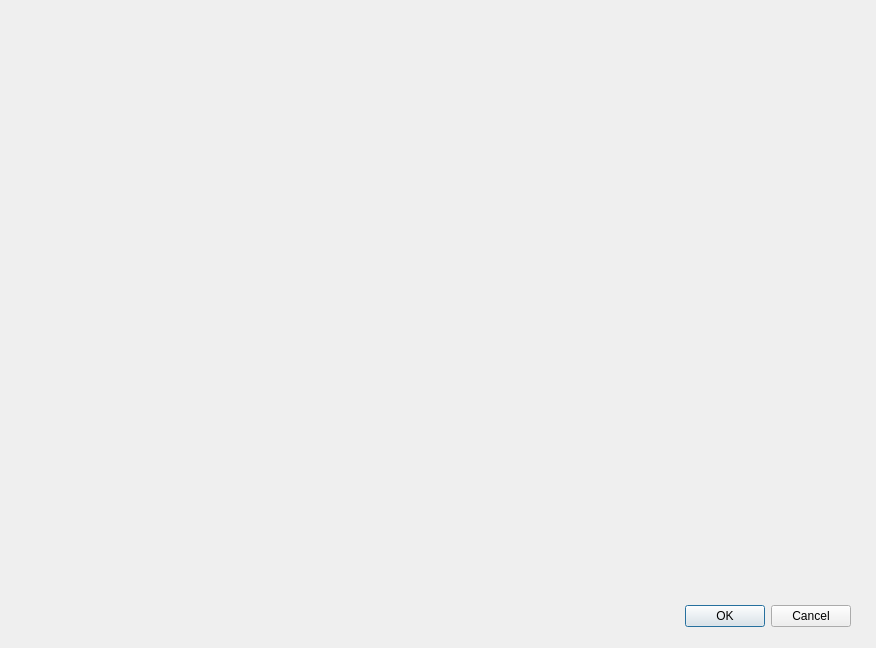
<?xml version="1.0" encoding="UTF-8"?>
<ui version="4.0">
 <class>VoltageTimingDiagram</class>
 <widget class="QDialog" name="VoltageTimingDiagram">
  <property name="geometry">
   <rect>
    <x>0</x>
    <y>0</y>
    <width>876</width>
    <height>648</height>
   </rect>
  </property>
  <property name="windowTitle">
   <string>Dialog</string>
  </property>
  <widget class="QDialogButtonBox" name="buttonBox">
   <property name="geometry">
    <rect>
     <x>550</x>
     <y>600</y>
     <width>301</width>
     <height>32</height>
    </rect>
   </property>
   <property name="orientation">
    <enum>Qt::Horizontal</enum>
   </property>
   <property name="standardButtons">
    <set>QDialogButtonBox::Cancel|QDialogButtonBox::Ok</set>
   </property>
  </widget>
 </widget>
 <resources/>
 <connections>
  <connection>
   <sender>buttonBox</sender>
   <signal>accepted()</signal>
   <receiver>VoltageTimingDiagram</receiver>
   <slot>accept()</slot>
   <hints>
    <hint type="sourcelabel">
     <x>248</x>
     <y>254</y>
    </hint>
    <hint type="destinationlabel">
     <x>157</x>
     <y>274</y>
    </hint>
   </hints>
  </connection>
  <connection>
   <sender>buttonBox</sender>
   <signal>rejected()</signal>
   <receiver>VoltageTimingDiagram</receiver>
   <slot>reject()</slot>
   <hints>
    <hint type="sourcelabel">
     <x>316</x>
     <y>260</y>
    </hint>
    <hint type="destinationlabel">
     <x>286</x>
     <y>274</y>
    </hint>
   </hints>
  </connection>
 </connections>
</ui>
